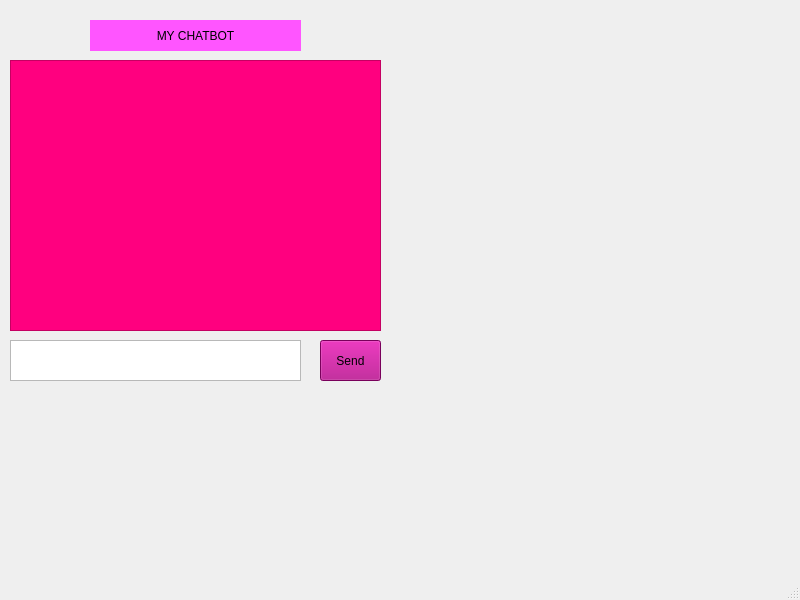
<?xml version="1.0" encoding="UTF-8"?>
<ui version="4.0">
 <class>MainWindow</class>
 <widget class="QMainWindow" name="MainWindow">
  <property name="geometry">
   <rect>
    <x>0</x>
    <y>0</y>
    <width>800</width>
    <height>600</height>
   </rect>
  </property>
  <property name="windowTitle">
   <string>MainWindow</string>
  </property>
  <widget class="QWidget" name="centralwidget">
   <widget class="QLabel" name="label">
    <property name="geometry">
     <rect>
      <x>90</x>
      <y>20</y>
      <width>211</width>
      <height>31</height>
     </rect>
    </property>
    <property name="layoutDirection">
     <enum>Qt::LeftToRight</enum>
    </property>
    <property name="styleSheet">
     <string notr="true">QLabel{
    
	
	font: 700 16pt &quot;Tahoma&quot;;
   background-color: rgb(255, 85, 255);
}</string>
    </property>
    <property name="text">
     <string>MY CHATBOT</string>
    </property>
    <property name="alignment">
     <set>Qt::AlignCenter</set>
    </property>
   </widget>
   <widget class="QTextEdit" name="chatDisplayTextEdit">
    <property name="geometry">
     <rect>
      <x>10</x>
      <y>60</y>
      <width>371</width>
      <height>271</height>
     </rect>
    </property>
    <property name="styleSheet">
     <string notr="true">QTextEdit{
	font: 9pt &quot;8514oem&quot;;
   background-color: rgb(255, 0, 127);
   
}</string>
    </property>
    <property name="readOnly">
     <bool>true</bool>
    </property>
   </widget>
   <widget class="QTextEdit" name="messageTextEdit">
    <property name="geometry">
     <rect>
      <x>10</x>
      <y>340</y>
      <width>291</width>
      <height>41</height>
     </rect>
    </property>
    <property name="styleSheet">
     <string notr="true">QTextEdit{
	font: 9pt &quot;Terminal&quot;;
}</string>
    </property>
   </widget>
   <widget class="QPushButton" name="SendButton">
    <property name="geometry">
     <rect>
      <x>320</x>
      <y>340</y>
      <width>61</width>
      <height>41</height>
     </rect>
    </property>
    <property name="styleSheet">
     <string notr="true">QPushButton{
	font: 11pt &quot;MV Boli&quot;;
  background-color: rgb(170, 0, 127);
}</string>
    </property>
    <property name="text">
     <string>Send</string>
    </property>
   </widget>
  </widget>
  <widget class="QMenuBar" name="menubar">
   <property name="geometry">
    <rect>
     <x>0</x>
     <y>0</y>
     <width>800</width>
     <height>17</height>
    </rect>
   </property>
  </widget>
  <widget class="QStatusBar" name="statusbar"/>
 </widget>
 <resources/>
 <connections/>
</ui>
